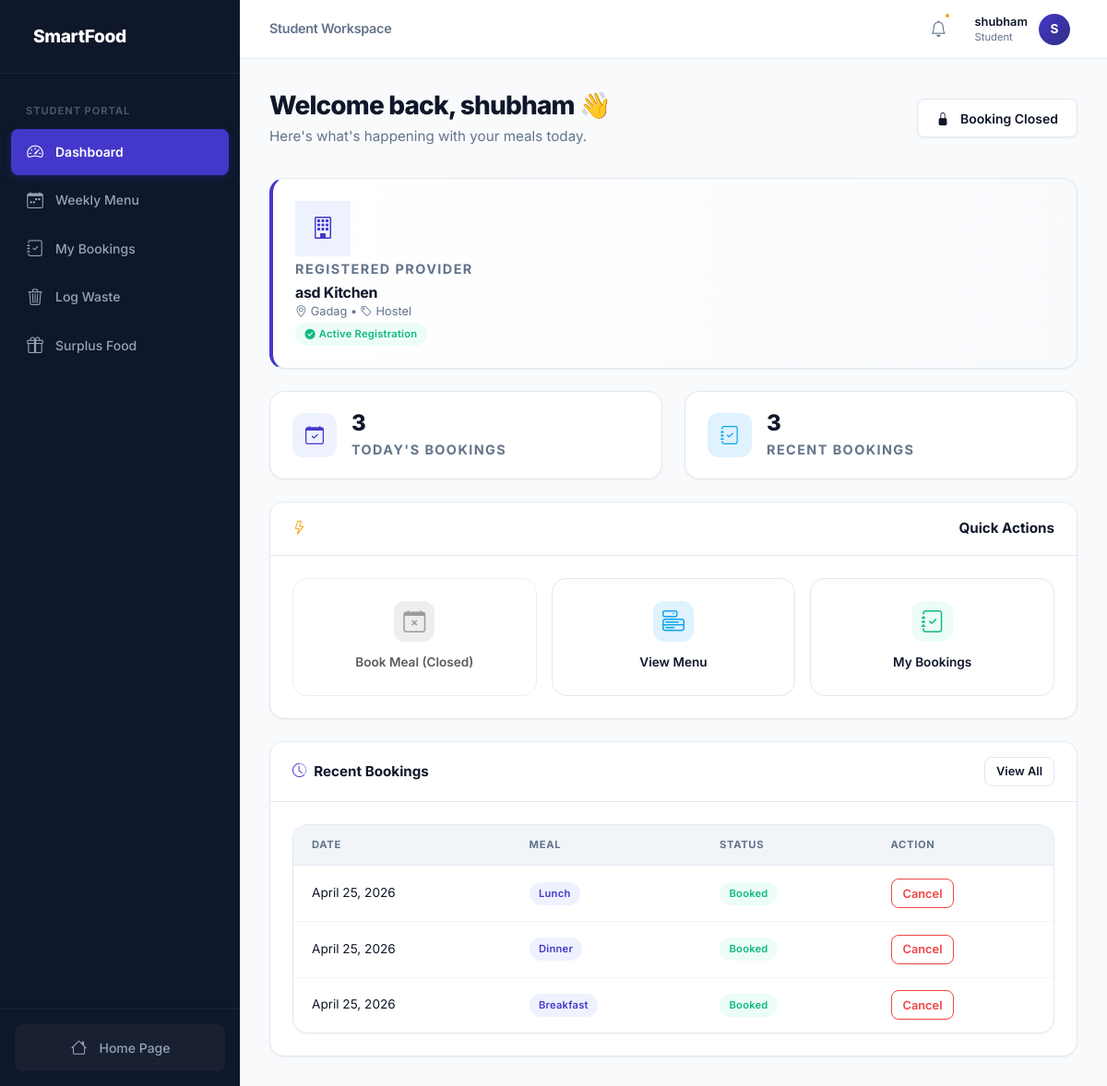
The page /dashboard/student/ (signed in) on the database its author committed.
### users/models.py (models this page shows, shortened)
class UserProfile(models.Model):
    user = models.OneToOneField(User, on_delete=models.CASCADE, related_name='profile')
    role = models.CharField(max_length=20, choices=ROLE_CHOICES, default='pending')
    phone = models.CharField(max_length=15, blank=True)
    organization = models.CharField(max_length=100, blank=True, help_text="For NGO users")
    food_provider = models.ForeignKey(
        FoodProvider, on_delete=models.SET_NULL, null=True, blank=True,
        related_name='members', help_text="Food Provider this user belongs to"
    )
    def is_student(self):
        return self.role == 'student'
    def is_provider(self):
        return self.role in ['canteen', 'hostel', 'mess', 'hotel', 'restaurant', 'temple']

class FoodProvider(models.Model):
    name = models.CharField(max_length=200)
    provider_type = models.CharField(max_length=50, choices=PROVIDER_TYPE_CHOICES)
    location = models.CharField(max_length=200, blank=True)
    managed_by = models.ForeignKey(
        User, on_delete=models.SET_NULL, null=True, blank=True,
        related_name='managed_provider'
    )

### meals/models.py (models this page shows, shortened)
class MealBooking(models.Model):
    user = models.ForeignKey(User, on_delete=models.CASCADE, related_name='bookings')
    food_provider = models.ForeignKey(
        FoodProvider, on_delete=models.SET_NULL, null=True, blank=True,
        related_name='meal_bookings'
    )
    date = models.DateField()
    meal_type = models.CharField(max_length=20, choices=MEAL_TYPE_CHOICES)
    status = models.CharField(max_length=20, choices=STATUS_CHOICES, default='booked')
    created_at = models.DateTimeField(auto_now_add=True)
    class Meta:
        unique_together = ['user', 'date', 'meal_type']
        ordering = ['-date', 'meal_type']

### users/dashboard_views.py (the view)
# urls.py: path('student/', dashboard_views.student_dashboard, name='student_dashboard'),
@login_required
def student_dashboard(request):
    if hasattr(request.user, 'profile') and not request.user.profile.is_student() and not request.user.is_superuser:
        messages.error(request, 'Unauthorized access.')
        return redirect('dashboard')
    today = timezone.now().date()
    bookings = MealBooking.objects.filter(user=request.user).order_by('-date')[:10]
    today_bookings = MealBooking.objects.filter(user=request.user, date=today)
    provider = _get_user_provider(request.user)
    now_local = timezone.localtime()
    current_hour = now_local.hour
    booking_is_open = (current_hour >= 20 or current_hour < 7)
    context = {
        'bookings': bookings,
        'today_bookings': today_bookings,
        'today': today,
        'role': 'student',
        'provider': provider,
        'booking_is_open': booking_is_open,
    }
    return render(request, 'dashboard/student.html', context)

### users/context_processors.py (called while the page is built)
def get_target_date(now):
    current_hour = now.hour
    is_open = (current_hour >= 20 or current_hour < 7)
    if current_hour >= 20:
        return now.date() + timedelta(days=1), is_open
    else:
        return now.date(), is_open

### users/dashboard_views.py (called while the page is built)
def _get_user_provider(user):
    try:
        return user.profile.food_provider
    except Exception:
        return None

### templates/dashboard/student.html (shortened to what this page needs)
{% extends 'base.html' %}
{% block content %}
<div class="page-header flex-between">
    <div>
        <h2>Welcome back, {{ user.first_name|default:user.username }} 👋</h2>
        <p class="page-subtitle">Here's what's happening with your meals today.</p>
    </div>
    <div class="page-header-actions">
        {% if booking_is_open %}
        <a href="/meals/book/" class="btn btn-primary"><i class="bi bi-calendar-plus me-1"></i>Book a Meal</a>
        {% else %}
        <button class="btn btn-secondary" disabled title="Booking opens at 8:00 PM"><i class="bi bi-lock-fill me-1"></i>Booking Closed</button>
        {% endif %}
    </div>
</div>
{% if provider %}
<div class="modern-card mb-4" style="border-left: 4px solid var(--primary); background: linear-gradient(to right, #ffffff, var(--bg-main));">
    <div class="card-body d-flex align-items-center justify-content-between">
        <div class="d-flex align-items-center">
            <div class="me-3 p-3 rounded-circle" style="background: var(--primary-light); color: var(--primary); width: 60px; height: 60px; display: flex; align-items: center; justify-content: center; font-size: 1.5rem;">
                <i class="bi bi-building"></i>
            </div>
            <div>
                <div class="stat-label mb-1">Registered Provider</div>
                <h4 class="mb-0">{{ provider.name }}</h4>
                <div class="small text-muted">
                    <i class="bi bi-geo-alt me-1"></i>{{ provider.location|default:"Main Campus" }}
                    <span class="mx-2">•</span>
                    <i class="bi bi-tag me-1"></i>{{ provider.get_provider_type_display }}
                </div>
            </div>
        </div>
        <div class="text-end d-none d-md-block">
            <span class="badge badge-success">
                <i class="bi bi-check-circle-fill me-1"></i>Active Registration
            </span>
        </div>
    </div>
</div>
{% endif %}
<div class="grid-2 mb-4">
    <div class="stat-card">
        <div class="stat-icon icon-primary">
            <i class="bi bi-calendar-check"></i>
        </div>
        <div class="stat-content">
            <div class="stat-value">{{ today_bookings.count }}</div>
            <div class="stat-label">Today's Bookings</div>
        </div>
    </div>
    <div class="stat-card">
        <div class="stat-icon icon-info">
            <i class="bi bi-journal-check"></i>
        </div>
        <div class="stat-content">
            <div class="stat-value">{{ bookings|length }}</div>
            <div class="stat-label">Recent Bookings</div>
        </div>
    </div>
</div>
<div class="modern-card mb-4">
    <div class="card-header"><i class="bi bi-lightning me-2 text-warning"></i>Quick Actions</div>
    <div class="card-body">
        <div class="action-grid">
            {% if booking_is_open %}
            <a href="/meals/book/" class="action-card">
                <i class="bi bi-calendar-plus" style="background: var(--primary-light); color: var(--primary);"></i>
                Book Meal
            </a>
            {% else %}
            <div class="action-card" style="opacity: 0.7; cursor: not-allowed; filter: grayscale(1);">
                <i class="bi bi-calendar-x" style="background: var(--border); color: var(--text-muted);"></i>
                Book Meal (Closed)
            </div>
            {% endif %}
            <a href="/meals/menu/" class="action-card">
                <i class="bi bi-menu-button" style="background: var(--info-light); color: var(--info);"></i>
                View Menu
            </a>
            <a href="/meals/my-bookings/" class="action-card">
                <i class="bi bi-journal-check" style="background: var(--success-light); color: var(--success);"></i>
                My Bookings
            </a>
        </div>
    </div>
</div>
<div class="modern-card">
    <div class="card-header">
        <span><i class="bi bi-clock-history me-2 text-primary"></i>Recent Bookings</span>
        <a href="/meals/my-bookings/" class="btn btn-sm btn-outline">View All</a>
    </div>
    <div class="card-body">
        {% if bookings %}
        <div class="table-wrapper mb-0">
            <table class="modern-table">
                <thead>
                    <tr><th>Date</th><th>Meal</th><th>Status</th><th>Action</th></tr>
                </thead>
                <tbody>
                {% for booking in bookings %}
                <tr>
                    <td>{{ booking.date }}</td>
                    <td><span class="badge badge-info">{{ booking.get_meal_type_display }}</span></td>
                    <td>
                        {% if booking.status == 'booked' %}
                        <span class="badge badge-success">Booked</span>
                        {% elif booking.status == 'cancelled' %}
                        <span class="badge badge-danger">Cancelled</span>
                        {% else %}
                        <span class="badge badge-secondary">{{ booking.status }}</span>
                        {% endif %}
                    </td>
                    <td>
                        {% if booking.status == 'booked' and booking.date >= today %}
                        <a href="/meals/cancel/{{ booking.id }}/" class="btn btn-sm btn-outline-danger">Cancel</a>
                        {% endif %}
                    </td>
                </tr>
                {% endfor %}
                </tbody>
            </table>
        </div>
        {% else %}
        <div class="text-center py-5 text-muted">
            <i class="bi bi-calendar-x fs-1"></i>
            <p class="mt-2">No bookings yet. <a href="/meals/book/">Book your first meal!</a></p>
        </div>
        {% endif %}
    </div>
</div>
{% endblock %}

### templates/base.html (shortened to what this page needs)
<!DOCTYPE html>
<html lang="en">
<head>
    {% load static %}
    <link href="https://cdn.jsdelivr.net/npm/bootstrap-icons@1.11.0/font/bootstrap-icons.css" rel="stylesheet">
    <link href="{% static 'css/style.css' %}" rel="stylesheet">
</head>
<body>
    {% if user.is_authenticated %}
    <div class="dashboard-layout">
        <aside class="dashboard-sidebar" id="sidebar">
            <div class="sidebar-header">
                 SmartFood
            </div>
            <nav class="sidebar-nav">
                {% if user.profile.role == 'admin' or user.is_superuser %}
                    <div class="sidebar-section-label">Admin Controls</div>
                    <a class="sidebar-link" href="{% url 'dashboard' %}"><i class="bi bi-grid"></i> Overview</a>
                    <a class="sidebar-link" href="{% url 'inventory_list' %}"><i class="bi bi-box-seam"></i> Inventory</a>
                    <a class="sidebar-link" href="{% url 'waste_list' %}"><i class="bi bi-trash"></i> Waste Logs</a>
                    <a class="sidebar-link" href="{% url 'surplus_list' %}"><i class="bi bi-gift"></i> Surplus Food</a>
                {% elif user.profile.role == 'ngo' %}
                    <div class="sidebar-section-label">NGO Portal</div>
                    <a class="sidebar-link" href="{% url 'ngo_dashboard' %}"><i class="bi bi-grid"></i> Dashboard</a>
                    <a class="sidebar-link" href="{% url 'surplus_list' %}"><i class="bi bi-heart"></i> Available Surplus</a>
                {% else %}
                    <div class="sidebar-section-label">Student Portal</div>
                    <a href="{% url 'student_dashboard' %}" class="sidebar-link">
                        <i class="bi bi-speedometer2"></i> Dashboard
                    </a>
                    <a href="{% url 'meal_menu' %}" class="sidebar-link">
                        <i class="bi bi-calendar-week"></i> Weekly Menu
                    </a>
                    <a href="{% url 'my_bookings' %}" class="sidebar-link">
                        <i class="bi bi-journal-check"></i> My Bookings
                    </a>
                    <a href="{% url 'log_waste' %}" class="sidebar-link">
                        <i class="bi bi-trash3"></i> Log Waste
                    </a>
                    <a href="{% url 'surplus_list' %}" class="sidebar-link">
                        <i class="bi bi-gift"></i> Surplus Food
                    </a>
                {% endif %}
            </nav>
            <div class="sidebar-footer">
                <a class="sidebar-link" href="{% url 'home' %}">
                    <i class="bi bi-house"></i> Home Page
                </a>
            </div>
        </aside>
        <main class="dashboard-main">
            <header class="dashboard-header">
                <div class="flex-center gap-2">
                    <h5 class="header-title">{{ user.profile.get_role_display|default:"Student" }} Workspace</h5>
                </div>
                <div class="flex-center gap-3">
                    <div class="notification-bell" id="notification-trigger">
                        <i class="bi bi-bell fs-5"></i>
                        {% if unread_notifications_count > 0 %}
                        <span class="notification-dot"></span>
                        {% endif %}
                    </div>
                    <div class="header-profile" id="profile-trigger">
                        <div class="flex-column align-items-end" style="line-height: 1.3;">
                            <span class="fw-semibold small text-dark">{{ user.username }}</span>
                            <span class="text-muted" style="font-size: 0.7rem; text-transform: capitalize;">{{ user.profile.get_role_display|default:"Student" }}</span>
                        </div>
                        <div class="profile-avatar">
                            {{ user.username|make_list|first|upper }}
                        </div>
                    </div>
                </div>
            </header>
    {% endif %}
    <div class="{% if user.is_authenticated %}dashboard-content{% else %}app-container mt-4{% endif %}">
        {% block content %}{% endblock %}
    </div>
    {% if user.is_authenticated %}
            </main>
        </div>
    {% endif %}
</body>
</html>

### rows shown on the page
FoodProvider: name "asd Kitchen", location "Gadag", provider_type "Hostel"
MealBooking: date "April 25, 2026", meal_type "Lunch", status "Booked"
MealBooking: date "April 25, 2026", meal_type "Dinner", status "Booked"
MealBooking: date "April 25, 2026", meal_type "Breakfast", status "Booked"

### other values the page prints
{{ user.profile.get_role_display|default:"Student" }} "Student"
{{ user.username }} "shubham"
{{ user.username|make_list|first|upper }} "S"
{{ user.first_name|default:user.username }} "shubham"
{{ today_bookings.count }} "3"
{{ bookings|length }} "3"
